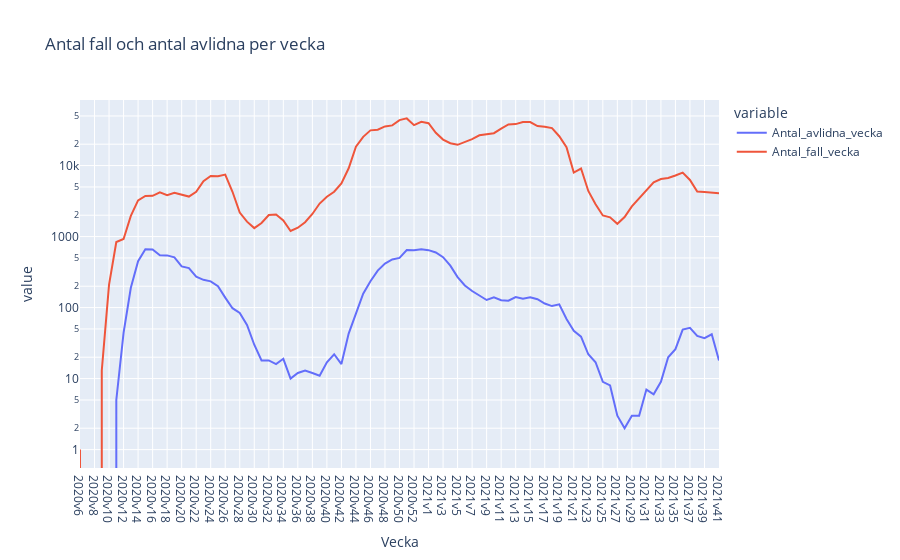

Source (notebook cell):
### Code cell
fig = px.line(covid_veckodata_riket, x="Vecka", y=["Antal_avlidna_vecka", "Antal_fall_vecka"], title="Antal fall och antal avlidna per vecka", log_y=True) 

fig.show()

### Figure 1 — Plotly figure (JSON) as saved in the notebook; plotly's stock layout.template omitted (floating-point values rounded to 4 significant figures)
{"data": [{"hovertemplate": "variable=Antal_avlidna_vecka<br>Vecka=%{x}<br>value=%{y}<extra></extra>", "legendgroup": "Antal_avlidna_vecka", "line": {"color": "#636efa", "dash": "solid"}, "marker": {"symbol": "circle"}, "mode": "lines", "name": "Antal_avlidna_vecka", "orientation": "v", "showlegend": true, "type": "scatter", "x": ["2020v6", "2020v7", "2020v8", "2020v9", "2020v10", "2020v11", "2020v12", "2020v13", "2020v14", "2020v15", "2020v16", "2020v17", "2020v18", "2020v19", "2020v20", "2020v21", "2020v22", "2020v23", "2020v24", "2020v25", "2020v26", "2020v27", "2020v28", "2020v29", "2020v30", "2020v31", "2020v32", "2020v33", "2020v34", "2020v35", "2020v36", "2020v37", "2020v38", "2020v39", "2020v40", "2020v41", "2020v42", "2020v43", "2020v44", "2020v45", "2020v46", "2020v47", "2020v48", "2020v49", "2020v50", "2020v51", "2020v52", "2020v53", "2021v1", "2021v2", "2021v3", "2021v4", "2021v5", "2021v6", "2021v7", "2021v8", "2021v9", "2021v10", "2021v11", "2021v12", "2021v13", "2021v14", "2021v15", "2021v16", "2021v17", "2021v18", "2021v19", "2021v20", "2021v21", "2021v22", "2021v23", "2021v24", "2021v25", "2021v26", "2021v27", "2021v28", "2021v29", "2021v30", "2021v31", "2021v32", "2021v33", "2021v34", "2021v35", "2021v36", "2021v37", "2021v38", "2021v39", "2021v40", "2021v41"], "xaxis": "x", "y": [0, 0, 0, 0, 0, 5, 44, 190, 451, 664, 657, 546, 543, 509, 380, 360, 272, 246, 234, 200, 138, 98, 84, 57, 30, 18, 18, 16, 19, 10, 12, 13, 12, 11, 17, 22, 16, 43, 82, 157, 235, 332, 417, 476, 501, 645, 643, 663, 644, 598, 513, 389, 269, 205, 171, 146, 128, 140, 127, 125, 141, 133, 140, 131, 114, 105, 111, 69, 47, 39, 22, 17, 9, 8, 3, 2, 3, 3, 7, 6, 9, 20, 26, 49, 52, 40, 37, 42, 18], "yaxis": "y"}, {"hovertemplate": "variable=Antal_fall_vecka<br>Vecka=%{x}<br>value=%{y}<extra></extra>", "legendgroup": "Antal_fall_vecka", "line": {"color": "#EF553B", "dash": "solid"}, "marker": {"symbol": "circle"}, "mode": "lines", "name": "Antal_fall_vecka", "orientation": "v", "showlegend": true, "type": "scatter", "x": ["2020v6", "2020v7", "2020v8", "2020v9", "2020v10", "2020v11", "2020v12", "2020v13", "2020v14", "2020v15", "2020v16", "2020v17", "2020v18", "2020v19", "2020v20", "2020v21", "2020v22", "2020v23", "2020v24", "2020v25", "2020v26", "2020v27", "2020v28", "2020v29", "2020v30", "2020v31", "2020v32", "2020v33", "2020v34", "2020v35", "2020v36", "2020v37", "2020v38", "2020v39", "2020v40", "2020v41", "2020v42", "2020v43", "2020v44", "2020v45", "2020v46", "2020v47", "2020v48", "2020v49", "2020v50", "2020v51", "2020v52", "2020v53", "2021v1", "2021v2", "2021v3", "2021v4", "2021v5", "2021v6", "2021v7", "2021v8", "2021v9", "2021v10", "2021v11", "2021v12", "2021v13", "2021v14", "2021v15", "2021v16", "2021v17", "2021v18", "2021v19", "2021v20", "2021v21", "2021v22", "2021v23", "2021v24", "2021v25", "2021v26", "2021v27", "2021v28", "2021v29", "2021v30", "2021v31", "2021v32", "2021v33", "2021v34", "2021v35", "2021v36", "2021v37", "2021v38", "2021v39", "2021v40", "2021v41"], "xaxis": "x", "y": [1, 0, 0, 13, 211, 838, 924, 1957, 3229, 3740, 3752, 4203, 3832, 4153, 3869, 3659, 4280, 6021, 7123, 7073, 7455, 4279, 2179, 1622, 1316, 1556, 2014, 2052, 1687, 1200, 1332, 1592, 2080, 2919, 3642, 4278, 5620, 9155, 18474, 25405, 31319, 31944, 35560, 36837, 43631, 46177, 37134, 41323, 39455, 28942, 23230, 20660, 19605, 21283, 23615, 26690, 27748, 28555, 33033, 37881, 38386, 41147, 41038, 36032, 35306, 33680, 25916, 18169, 7974, 9094, 4394, 2848, 1982, 1869, 1514, 1881, 2662, 3459, 4608, 5820, 6466, 6688, 7236, 7972, 6266, 4298, 4241, 4141, 4062], "yaxis": "y"}], "layout": {"legend": {"title": {"text": "variable"}, "tracegroupgap": 0}, "title": {"text": "Antal fall och antal avlidna per vecka"}, "xaxis": {"anchor": "y", "domain": [0, 1], "title": {"text": "Vecka"}}, "yaxis": {"anchor": "x", "domain": [0, 1], "title": {"text": "value"}, "type": "log"}}}
